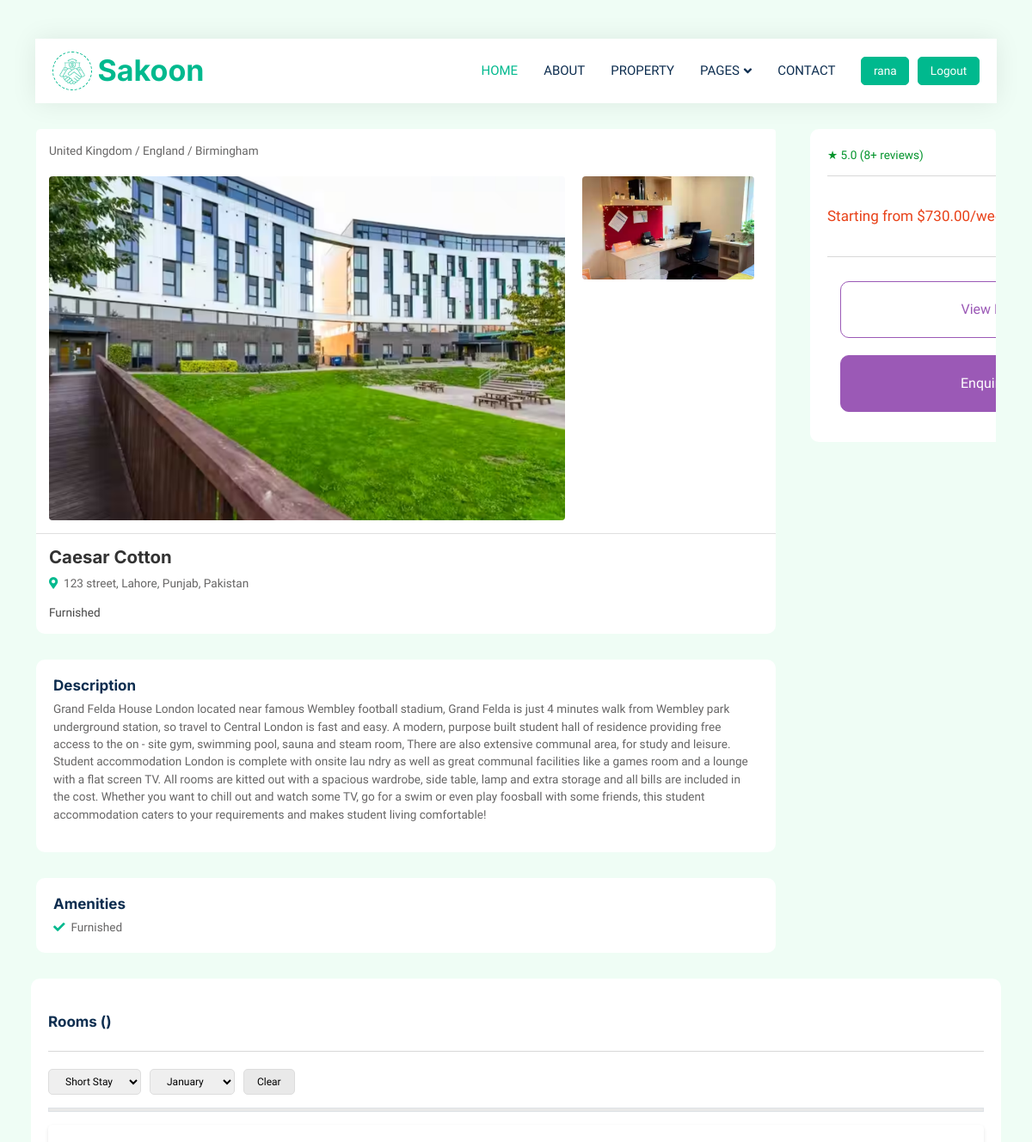
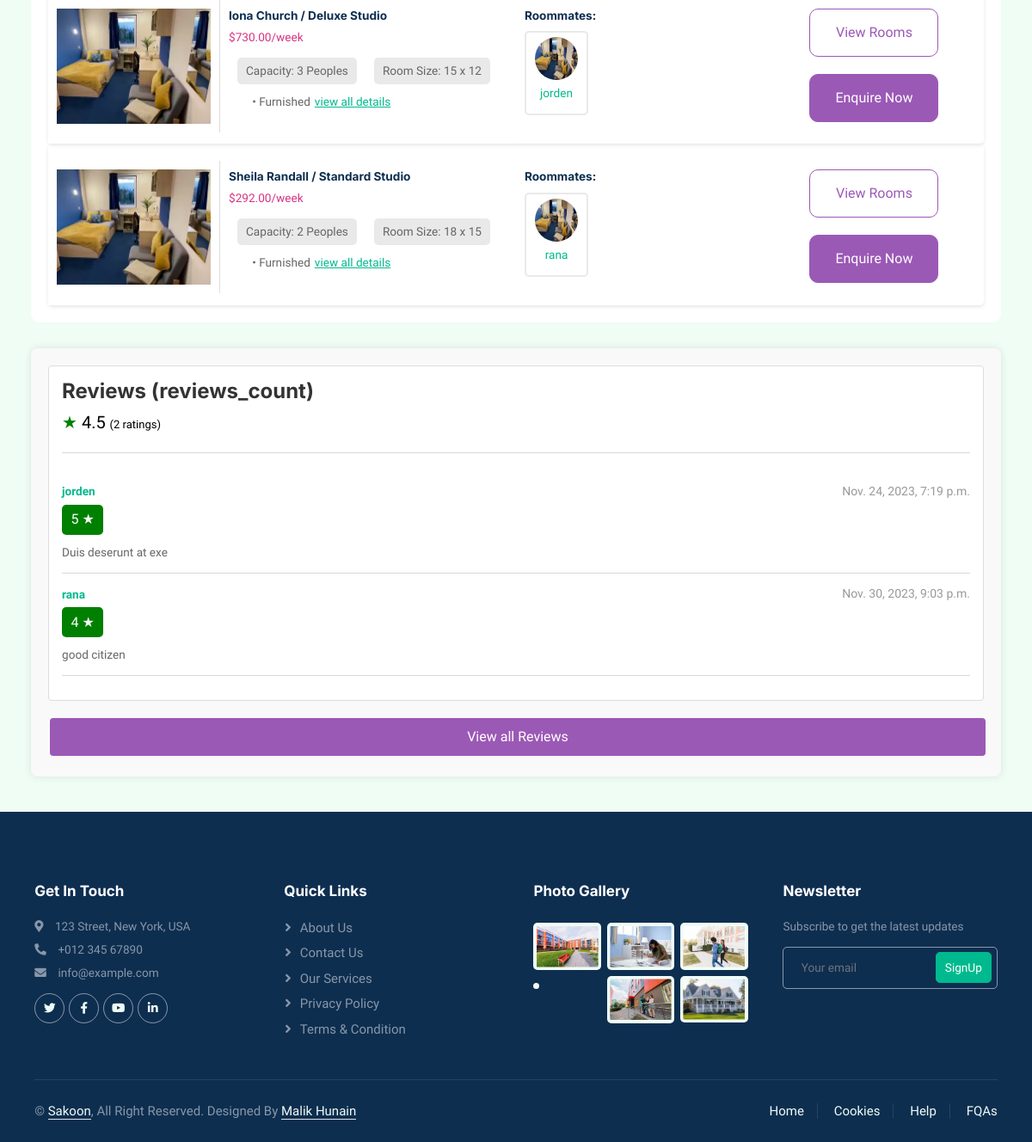
Screenshot of /properties/1/ (signed in) with the database file from the repository (2 pictures, top to bottom).
### property/models.py (models this page shows, shortened)
class Media(models.Model):
    file = models.FileField(upload_to='static/media_files/')

class Property(models.Model):
    owner = models.ForeignKey(PropertyOwnerProfile, on_delete=models.CASCADE)
    name = models.CharField(max_length=255)
    images_or_videos = models.ManyToManyField('Media', related_name='property_media', blank=True)
    street_address = models.CharField(max_length=255)
    city = models.CharField(max_length=255)
    zip_code = models.CharField(max_length=255)
    state = models.CharField(max_length=255)
    country = models.CharField(max_length=255)
    latitude = models.DecimalField(max_digits=10, decimal_places=6)
    longitude = models.DecimalField(max_digits=10, decimal_places=6)
    description = models.TextField()
    gender = models.CharField(max_length=255, default='mixed')
    amenities = models.ManyToManyField(Amenities)
    room = models.ManyToManyField('Room', related_name='property_rooms', blank=True)
    review = models.ManyToManyField('review.PropertyReview', related_name='property_reviews', blank=True)

class Amenities(models.Model):
    name = models.CharField(max_length=255)
    icon = models.ImageField(upload_to='static/amenities_icons/', null=True, blank=True)

class Room(models.Model):
    property = models.ForeignKey(Property, on_delete=models.CASCADE, related_name='rooms')
    name = models.CharField(max_length=255)
    room_type = models.ForeignKey(RoomType, on_delete=models.CASCADE, related_name='rooms', default=1)
    images_or_videos = models.ManyToManyField('Media', related_name='room_media', blank=True)
    description = models.TextField()
    amenities = models.ManyToManyField(Amenities)
    room_dimensions = models.CharField(max_length=255)
    occupancy = models.PositiveIntegerField()
    price = models.DecimalField(max_digits=10, decimal_places=2)
    roommates = models.ManyToManyField(StudentProfile, related_name='rooms', blank=True)

class RoomType(models.Model):
    name = models.CharField(max_length=255)
    count = models.PositiveIntegerField()
    def __str__(self):
        return self.name

### student/models.py (models this page shows, shortened)
class StudentProfile(models.Model):
    user = models.OneToOneField(User, on_delete=models.CASCADE)
    bio = models.TextField(blank=True)
    email = models.CharField(max_length=255, blank=True)
    city = models.CharField(max_length=255, blank=True)
    state = models.CharField(max_length=255, blank=True)
    country = models.CharField(max_length=255, blank=True)
    religion = models.CharField(max_length=255, blank=True)
    profile_picture = models.ImageField(upload_to='static/profile_pictures/', null=True, blank=True)
    age = models.IntegerField(blank=True, null=True)
    occupation = models.CharField(max_length=255, blank=True)
    gender = models.CharField(max_length=10, choices=[('male', 'Male'), ('female', 'Female'), ('other', 'Other')], blank=True, null=True)
    academic_level = models.CharField(max_length=50, blank=True, null=True, help_text="e.g., Freshman, Sophomore, Graduate Student")
    major = models.CharField(max_length=100, blank=True, null=True, help_text="Your academic major or field of study")
    interests = models.TextField(blank=True, null=True, help_text="List your hobbies and interests")
    preferred_roommate = models.TextField(blank=True, null=True, help_text="List your preferred roommate's interests, hobbies, and other characteristics")
    cleanliness_level = models.IntegerField(blank=True, null=True, help_text="Rate your cleanliness on a scale of 1 to 5")
    smoking_preference = models.BooleanField(default=False, help_text="Do you prefer a non-smoking environment?")
    reviews_by_roommates = models.ManyToManyField('review.RoommateReview', related_name='student_reviews', blank=True)
    reviews_by_property_owners = models.ManyToManyField('review.StudentReview', related_name='student_reviews', blank=True)

### review/models.py (models this page shows, shortened)
class StudentReview(models.Model):
    student = models.ForeignKey(StudentProfile, on_delete=models.CASCADE, related_name='reviews')
    reviewer = models.ForeignKey('property.Property', on_delete=models.CASCADE)
    text = models.TextField()
    rating = models.IntegerField(
        validators=[
            MinValueValidator(1),
            MaxValueValidator(5)
        ]
    )
    created_at = models.DateTimeField(auto_now_add=True)

### student/views.py (the view)
# urls.py: path('properties/<int:pk>/', views.property_detail, name='property-detail'),
def property_detail(request, pk):
    property = get_object_or_404(Property, pk=pk)
    reviews = StudentReview.objects.filter(reviewer__id=pk)
    student_total_rating_property = reviews.aggregate(Avg('rating'))['rating__avg']
    reviews_count = reviews.count()
    context = {
        'property': property,
        'reviews': reviews,
        'student_total_rating_property': student_total_rating_property,
        'reviews_count': reviews_count,
    }
    return render(request, 'student/property_detail.html', context)

### student/templates/student/property_detail.html (shortened to what this page needs)
{% extends 'main.html' %}
{% load static %}
{% block content %}
{% include 'student/components/navbar.html' %}
<div class="card">
  <div class="left">
    <div class="header">
      <div class="card-header">
        <div class="breadcrumbs">United Kingdom / England / Birmingham</div>
        <div class="image-gallery">
          <div class="main-image">
            {% for image in property.images_or_videos.all %}
            {% if forloop.counter == 1 %}
            <img src="{{ request.scheme }}://{{ request.get_host }}{{ image.file.url }}" alt="Main Property Image">
            {% endif %}
            {% endfor %}
          </div>
          <div class="thumbnail-images">
            {% for image in property.images_or_videos.all %}
            {% if forloop.counter > 1 %}
            {% if forloop.counter <= 3 %}
            <img src="{{ request.scheme }}://{{ request.get_host }}{{ image.file.url }}" alt="Thumbnail Image">
            {% endif %}
            {% endif %}
            {% endfor %}
          </div>
        </div>
      </div>
      <div class="card-body">
        <div class="property-info">
          <h2 class="property-title">{{ property.name }}</h2>
          <p><i class="fa fa-map-marker-alt text-primary me-2"></i>{{property.street_address}} street, {{property.city}}, {{property.state}}, {{property.country}}</p>
          <div class="property-features">
            {% for amenity in property.amenities.all %}
            {% if forloop.counter <= 3 %}
            <span class="feature">{{amenity.name}}</span>
            {% endif %}
            {% endfor %}
          </div>
        </div>
      </div>
    </div>
    <div class="description">
      <h5>Description</h5>
      <p>{{property.description}}</p>
    </div>
    <div class="amenities">
      <h5>Amenities</h5>
      <div class="amenities-list">
        {% for amenity in property.amenities.all %}
        <div class="amenity">
          <i class="fa fa-check text-primary me-2"></i>{{amenity.name}}
        </div>
        {% endfor %}
      </div>
    </div>
  </div>
  <div class="right">
    <div class="property-rating">
      <div class="rating-stars">★ 5.0 (8+ reviews)</div>
      <hr>
    </div>
    <div class="property-price">
      {% for room in property.rooms.all %}
      {% if forloop.counter <= 1 %}
      <div class="price">Starting from ${{room.price}}/week</div>
      {% endif %}
      {% endfor %}
      <hr>
    </div>
    <div class="property-actions">
      <button class="view-rooms">View Rooms</button>
      <button class="enquire-now">Enquire Now</button>
    </div>
  </div>
</div>
<div class="rooms">
  <div class="header">
    <h5>Rooms ()</h5>
    <hr>
    <div class="filters">
        <select name="stayDuration" id="stayDuration">
            <option value="short">Short Stay</option>
        </select>
        <select name="moveInMonth" id="moveInMonth">
            <option value="january">January</option>
        </select>
        <button id="clearFilters">Clear</button>
    </div>
    <div class="border"></div>
  </div>
  {% for room in property.rooms.all %}
  <section class="room-listing">
    <article class="room">
      <div class="room-info">
        <figure class="room-layout">
          {% for image in room.images_or_videos.all %}
          {% if forloop.counter == 1 %}
            <img src="{{ request.scheme }}://{{ request.get_host }}{{ image.file.url }}" alt="8 Bed Standard Ensuite layout">
          {% endif %}
          {% endfor %}
        </figure>
        <div class="room-details">
          <h6>{{ room.name }} / {{room.room_type}}</h6>
            <p class="price">${{ room.price }}/week</p>
            <div class="attributes">
              <p class="capacity">Capacity: {{room.occupancy}} Peoples</p>
              <p class="room-size">Room Size: {{room.room_dimensions}}</p>
            </div>
            <ul class="features">
              {% for amenity in room.amenities.all %}
              {% if forloop.counter <= 5 %}
                <li>• {{amenity.name}}</li>
              {% endif %}
                {% endfor %}
                <li><a href="#"><u>view all details</u></a></li>
            </ul>
        </div>
      </div>
      <div class="roommates">
        <h6>Roommates: </h6>
        <div class="roommates-list">
          {% for roommate in room.roommates.all %}
          {% if forloop.counter <= 3 %}
          <div class="roommate">
            {% for image in room.images_or_videos.all %}
            {% if forloop.counter == 1 %}
            <img src="{{ request.scheme }}://{{ request.get_host }}{{ image.file.url }}" alt="Roommate Image">
            {% endif %}
            {% endfor %}
            <div class="roommate-info">
              <p><a href="{% url 'user-profile' roommate.user.id %}">{{roommate.user.username}}</a></p>
            </div>
          </div>
          {% endif %}
          {% endfor %}
        </div>
      </div>
      <div class="enquiry">
        <button class="view-rooms">View Rooms</button>
      <button class="enquire-now">Enquire Now</button>
      </div>
    </article>
  </section>
  {% endfor %}
</div>
<div class="review-container">
  <div class="review">
      <h1>Reviews (reviews_count)</h1>
      <div class="stars" style="display: block;">★ <span style="color: black;">{{student_total_rating_property}} <span style="font-size: 13px;">({{reviews.count}} ratings)</span></span></div>
      <hr>
      <br>
      {% for review in reviews %}
      {% if forloop.counter <= 3 %}
      <div class="review-header">
          <span class="review-author"><a href="{% url 'user-profile' review.student.user.id %}">{{review.student.user.username}}</a></span>
          <span class="review-date">{{review.created_at}}</span>
      </div>
      <div class="review-rating">{{review.rating}} ★</div>
      <p class="review-text">{{review.text}}</p>
      <hr>
      {% endif %}
      {% endfor %}
  </div>
  <button class="view-all" id="view-all-reviews-btn">View all Reviews</button>
</div>
{% include 'student/components/footer.html' %}
{% endblock %}

### student/templates/student/components/navbar.html (shortened to what this page needs)
{% load static %}
 <div class="container-fluid nav-bar bg-transparent">
    <nav class="navbar navbar-expand-lg bg-white navbar-light py-0 px-4">
        <a href="{% url 'home' %}" class="navbar-brand d-flex align-items-center text-center">
            <div class="icon p-2 me-2">
                <img class="img-fluid" src="{% static 'img/icon-deal.png' %}" alt="Icon" style="width: 30px; height: 30px;">
            </div>
            <h1 class="m-0 text-primary">Sakoon</h1>
        </a>
        <div class="collapse navbar-collapse" id="navbarCollapse">
            <div class="navbar-nav ms-auto">
                <a href="{% url 'home' %}" class="nav-item nav-link active">Home</a>
                <a href="{% url 'about' %}" class="nav-item nav-link">About</a>
                <a href="{% url 'property' %}" class="nav-item nav-link">Property</a>
                <div class="nav-item dropdown">
                    <a href="#" class="nav-link dropdown-toggle" data-bs-toggle="dropdown">Pages</a>
                </div>
                <a href="{% url 'contact' %}" class="nav-item nav-link">Contact</a>
            </div>
            {% if request.user.is_authenticated %}
                <a href="{% url 'user-profile' user.id %}" class="btn btn-primary px-3 d-none d-lg-flex">{{request.user.username}}</a>
                <a style="margin-left: 10px;" href="{% url 'logout' %}" class="btn btn-primary px-3 d-none d-lg-flex">Logout</a>
            {% else %}
                <a href="{% url 'login' %}" class="btn btn-primary px-3 d-none d-lg-flex">Login / SignUp</a>
            {% endif %}
        </div>
    </nav>
</div>

### static/css/style.css (style rules this page uses)
:root { --primary: #00B98E; --secondary: #FF6922; --light: #EFFDF5; --dark: #0E2E50; }
.btn { transition: .5s; }
.btn.btn-primary, .btn.btn-secondary { color: #FFFFFF; }
.nav-bar { position: relative; margin-top: 45px; padding: 0 3rem; transition: .5s; z-index: 9999; }
.navbar { box-shadow: 0 0 30px rgba(0, 0, 0, .08); }
.navbar .dropdown-toggle::after { border: none; content: "\f107"; font-family: "Font Awesome 5 Free"; font-weight: 900; vertical-align: middle; margin-left: 5px; transition: .5s; }
.navbar-light .navbar-nav .nav-link { margin-right: 30px; padding: 25px 0; color: #FFFFFF; font-size: 15px; text-transform: uppercase; outline: none; }
.navbar-light .navbar-nav .nav-link:hover, .navbar-light .navbar-nav .nav-link.active { color: var(--primary); }
.navbar-light .navbar-brand { height: 75px; }
.navbar-light .navbar-nav .nav-link { color: var(--dark); font-weight: 500; }
@media (min-width: 992px) { .header { margin-top: -120px; } }
.icon { padding: 15px; display: inline-flex; align-items: center; justify-content: center; background: #FFFFFF !important; border-radius: 50px; border: 1px dashed var(--primary) !important; }

### static/css/style1.css (style rules this page uses)
:root { --primary: #00B98E; --secondary: #FF6922; --light: #EFFDF5; --dark: #0E2E50; }
.card { width: 93%; margin: 30px auto; background-color: var(--light); overflow: hidden; border: none; display: flex; flex-direction: row; position: relative; }
.card .left { width: 880px; }
.card .right { width: 440px; height: fit-content; margin-left: 40px; background-color: white; border-radius: 10px; padding: 20px; }
.card .left .header { border-radius: 10px; margin-top: -10px; background-color: white; }
.card-header { display: block; justify-content: space-between; padding: 15px; margin-top: 10px; background-color: white; }
.image-gallery { display: flex; }
.main-image { margin-top: 10px; }
.main-image img { width: 600px; height: 400px; object-fit: cover; margin-right: 10px; margin-top: 10px; border-radius: 4px; }
.thumbnail-images { display: flex; flex-direction: column; padding-top: 10px; }
.thumbnail-images img { width: 200px; height: 120px; object-fit: cover; margin-right: 10px; border-radius: 4px; margin: 10px; }
.thumbnail-images { display: flex; }
.card-body { padding: 15px; }
.property-title { font-size: 1.5rem; color: #333; }
.property-features .feature { display: inline-block; margin-right: 10px; color: #444; }
.property-rating .rating-stars { color: #03942c; }
.property-price .price { font-size: 1.25rem; color: #e84118; padding-top: 20px; padding-bottom: 20px; }
.property-actions { justify-content: space-between; align-items: center; padding: 15px; }
.property-actions button { padding: 10px 20px; border: none; border-radius: 4px; color: #fff; background-color: #e84118; cursor: pointer; width: 370px; padding: 20px; }
.property-actions .view-rooms { background-color: white; color: #9b59b6; border: 1px solid #9b59b6; border-radius: 10px; font-size: 16px; margin-bottom: 20px; }
.property-actions .enquire-now { background-color: #9b59b6; color: white; border: 1px solid #9b59b6; border-radius: 10px; font-size: 16px; }
.description { margin-top: 30px; padding: 20px; background-color: white; border-radius: 10px; }
.amenities { margin-top: 30px; padding: 20px; background-color: white; border-radius: 10px; }

### static/css/style3.css (style rules this page uses)
:root { --color-main: #000; --color-main-light: #e1f6fb; --color-dark: #fff; --color-dark-medium: #51546e; --color-dark-light: #00B98E; --color-light: #e5e5e5; --color-gray: #8b8b8b; --color-light-gray: #b2bdbd; --color-bg: #2d2d39; --color-success: #5dd693; --color-error: #fc4b0b; }
@media only screen and (min-width: 1200px) { html { font-size: 85%; } }

### rows the page displays
Media: file (picture)
Media: file (picture)
Property: name "Caesar Cotton", street_address "123", city "Lahore", state "Punjab", country "Pakistan", description "Grand Felda House London located near famous Wembley football stadium, Grand Felda is just 4 minutes walk from Wembley park underground station, so travel to Central London is fast and easy. A modern, purpose built student hall of residence providing free access to the on - site gym, swimming pool, sauna and steam room, There are also extensive communal area, for study and leisure. Student accommodation London is complete with onsite lau ndry as well as great communal facilities like a games room and a lounge with a flat screen TV. All rooms are kitted out with a spacious wardrobe, side table, lamp and extra storage and all bills are included in the cost. Whether you want to chill out and…"
Amenities: name "Furnished"
Room: price "730.00", name "Iona Church", room_type "Deluxe Studio", occupancy "3", room_dimensions "15 x 12"
Media: file (picture)
StudentProfile: user.username "jorden"
Room: name "Sheila Randall", room_type "Standard Studio", price "292.00", occupancy "2", room_dimensions "18 x 15"
StudentProfile: user.username "rana"
StudentReview: student.user.username "jorden", created_at "Nov. 24, 2023, 7:19 p.m.", rating "5", text "Duis deserunt at exe"
StudentReview: student.user.username "rana", created_at "Nov. 30, 2023, 9:03 p.m.", rating "4", text "good citizen"

### other values shown
{{ request.user.username }} "rana"
{{ student_total_rating_property }} "4.5"
{{ reviews.count }} "2"
